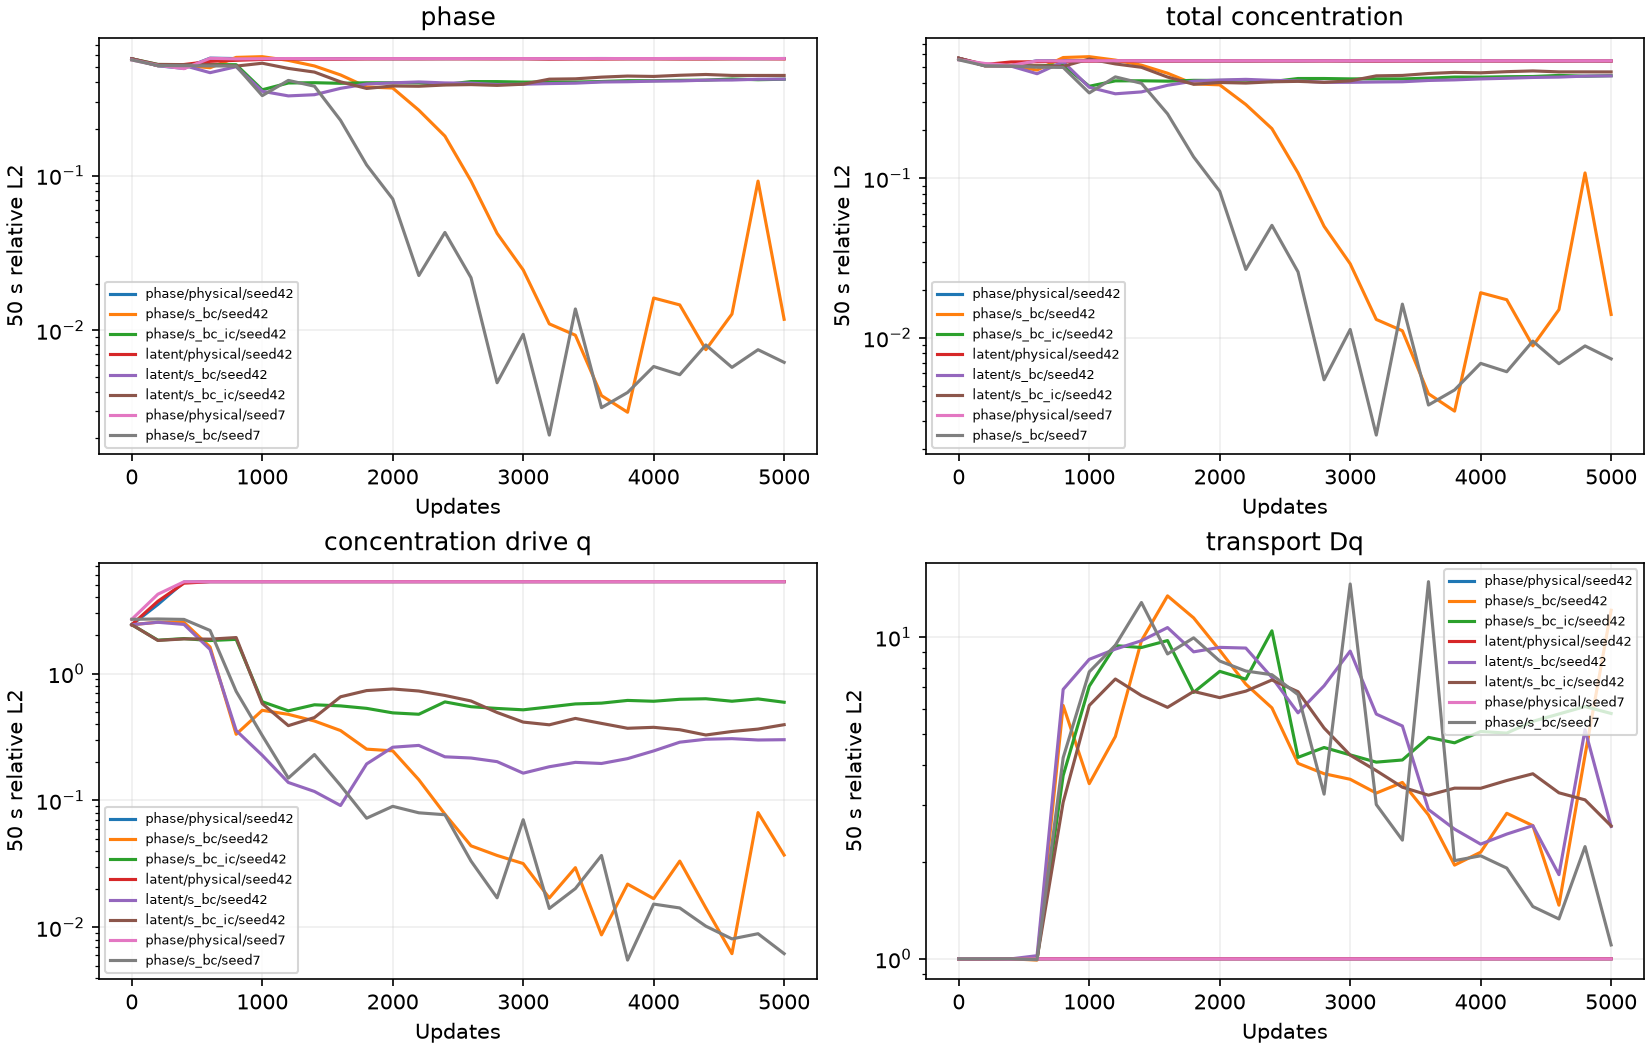

The script that drew this image:
"""Independent CPU replay of normalized-data controls and transport fidelity."""
import json
from pathlib import Path
import equinox as eqx
import jax
import jax.numpy as jnp
import matplotlib
matplotlib.use('Agg')
import matplotlib.pyplot as plt
from ml_collections import ConfigDict
import numpy as np
from scipy import sparse
from examples.corrosion2d.residual_experiment import boundary_values, build_model, load_reference, nondim, training_boundary_data
from examples.corrosion2d.residuals import compute_pde
from examples.corrosion2d.train import _bc_info

ROOT=Path('/root/autodl-tmp/tf-logs/corrosion2d')
RUNS={f'{form}/{mode}/seed42':ROOT/f'20261025-data-{mode}-icmatched_graph-bcmatched_graph-{form}-stagger0-seed42'
      for form in ('phase','latent') for mode in ('physical','s_bc','s_bc_ic')}
RUNS.update({f'phase/{mode}/seed7':ROOT/f'20261025-data-{mode}-icmatched_graph-bcmatched_graph-phase-stagger0-seed7'
             for mode in ('physical','s_bc')})

def h(p):return 3*p*p-2*p*p*p

def rms(a):return float(np.sqrt(np.mean(a*a)))

def rel(a,b):
    den=np.linalg.norm(b)
    if den==0:raise ValueError('Undefined relative norm')
    return float(np.linalg.norm(a-b)/den)

def flat(d,prefix=''):
    result={}
    for k,v in d.items():
        key=f'{prefix}.{k}' if prefix else k
        if isinstance(v,dict):result.update(flat(v,key))
        else:result[key]=v
    return result

def main():
    if jax.default_backend()!='cpu':raise ValueError('Set JAX_PLATFORMS=cpu')
    baseline=RUNS['phase/physical/seed42']
    basecfg=flat(json.loads((baseline/'config.json').read_text()))
    snapshots=json.loads((baseline/'source/files.json').read_text())
    sources={p:(baseline/'source'/p).read_bytes() for p in snapshots}
    initial_by_seed={seed:(RUNS[f'phase/physical/seed{seed}']/'model_initial.eqx').read_bytes() for seed in (42,7)}
    out={'scope':'Six seed42 controls plus paired seed7 validation; independent CPU raw/checkpoint/graph audit','runs':{}}
    histories={};predictions={}
    for label,run in RUNS.items():
        c=ConfigDict(json.loads((run/'config.json').read_text()))
        cfg=flat(c.to_dict())
        allowed={'log.run_name','experiment.formulation','experiment.data_loss_mode','train.seed'}
        differences=[k for k in basecfg.keys()|cfg.keys() if k not in allowed and (k not in basecfg or k not in cfg or basecfg[k]!=cfg[k])]
        if differences:raise ValueError(f'Unmatched configs {label}:{differences}')
        assert (run/'model_initial.eqx').read_bytes()==initial_by_seed[c.train.seed]
        for path,source in sources.items():assert (run/'source'/path).read_bytes()==source,(label,path)
        summary=json.loads((run/'summary.json').read_text())
        assert summary['updates']==5000 and summary['initial_training_nodes']==5151
        assert summary['xla_flags']=='--xla_gpu_deterministic_ops=true'
        assert summary['initial_sampling']=='matched_graph' and summary['boundary_sampling']=='matched_graph'
        assert summary['activation_counts']=={'ac_only':0,'ch_only':0,'joint':5000}
        ref=load_reference(c);nd=nondim(c);dc,cle=nd[-2:]
        n=ref['X'].size
        targetp,targetc=ref['phi'].reshape(21,n),ref['c'].reshape(21,n)
        targetq=targetc-dc*h(targetp)-cle;targetcl=targetq+cle
        with np.load(run/'prediction.npz') as saved:
            np.testing.assert_array_equal(saved['time'],ref['time'])
            p,conc=saved['phi'].astype(np.float64).reshape(21,n),saved['c'].astype(np.float64).reshape(21,n)
        fields={}
        for name,a,b in (('phi',p,targetp),('c',conc,targetc)):
            fields['terminal_rel_l2_'+name]=rel(a[-1],b[-1])
            fields['pooled_rel_l2_'+name]=rel(a,b)
            for key in ('terminal_rel_l2_'+name,'pooled_rel_l2_'+name):
                np.testing.assert_allclose(fields[key],summary['final_metrics'][key],rtol=1e-12)
        points=np.stack([ref['X'].ravel(),ref['Y'].ravel()],axis=-1)
        zero,one,_=boundary_values(c,points);free=~(zero|one)
        row,col,weight=(ref[k] for k in ('graph_row','graph_col','graph_weight'))
        diag=np.bincount(row,weights=weight,minlength=n)
        matrix=sparse.diags(diag)-sparse.csr_matrix((weight,(row,col)),shape=(n,n))
        x=jnp.asarray(points,dtype=jnp.float32);ts=jnp.asarray(ref['time'],dtype=jnp.float32)
        hold_pit,hold_solid=_bc_info(c.pits.entries,c.sample.N_bc_dir,c.sample.N_bc_solid)
        pit,solid=training_boundary_data(c,points,hold_pit,hold_solid)
        xb=jnp.concatenate([pit,solid,hold_pit,hold_solid])
        key=jax.random.split(jax.random.PRNGKey(c.train.seed))[0]
        net=eqx.tree_deserialise_leaves(run/'model_final.eqx',build_model(c,key))
        @eqx.filter_jit
        def evaluate(m):
            raw=jax.vmap(lambda t:jax.vmap(m.net,in_axes=(0,None))(x,t))(ts)
            br=jax.vmap(lambda t:jax.vmap(m.net,in_axes=(0,None))(xb,t))(ts)
            def at_time(times):
                return jax.vmap(lambda t:jax.vmap(m,in_axes=(0,None))(x,t))(times)
            _,deriv=jax.jvp(at_time,(jnp.ones(1),),(jnp.ones(1),))
            sub=(jnp.asarray(row),jnp.asarray(col),-jnp.asarray(weight),jnp.asarray(diag,dtype=jnp.float32))
            _,native_ch=compute_pde(m,x,jnp.ones(1),sub,nd,'phase',.5)
            return raw,m.constraint(raw),br,m.constraint(br),deriv[0,:,1],native_ch[:,0]
        raw,replay,br,bfields,ct,native_ch=(np.asarray(v) for v in evaluate(net))
        np.testing.assert_allclose(replay[...,0],p,atol=5e-6,rtol=0)
        np.testing.assert_allclose(replay[...,1],conc,atol=5e-6,rtol=0)
        cl=cle*.5*(1+np.tanh(raw[...,1].astype(np.float64)));q=cl-cle
        bcq=cle*.5*(1+np.tanh(br[...,1].astype(np.float64)))-cle
        dq=(matrix@q.T).T;targetdq=(matrix@targetq.T).T
        # Exact decomposition of the saved physical concentration errors.
        reconstructed=conc-dc*h(p)
        np.testing.assert_allclose(conc-targetc,dc*(h(p)-h(targetp))+reconstructed-targetcl,atol=1e-15,rtol=0)
        transport={
            'terminal_cL_rel_l2':rel(cl[-1],targetcl[-1]),'pooled_cL_rel_l2':rel(cl,targetcl),
            'terminal_q_rel_l2':rel(q[-1],targetq[-1]),'pooled_q_rel_l2':rel(q,targetq),
            'terminal_q_rel_l2_free':rel(q[-1,free],targetq[-1,free]),
            'terminal_Dq_rel_l2_free':rel(dq[-1,free],targetdq[-1,free]),
            'pooled_Dq_rel_l2_free':rel(dq[:,free],targetdq[:,free]),
            'initial_Dq_rel_l2_free':rel(dq[0,free],targetdq[0,free]),
            'initial_q_rmse_over_cle_free':rms((q[0]-targetq[0])[free])/cle,
            'reference_terminal_ct_rms_free':rms(-nd[0]*targetdq[-1,free]),
            'terminal_ct_rel_l2_free':rel(ct[free],-nd[0]*targetdq[-1,free]),
            'stable_full_CH_rms_free':rms((ct+nd[0]*dq[-1])[free]),
            'native_full_CH_rms_free':rms(native_ch[free]),
            'reference_terminal_mean_c_t_free':float(np.mean(-nd[0]*targetdq[-1,free])),
            'predicted_terminal_mean_c_t_free':float(np.mean(ct[free])),
            'stable_terminal_mean_CH_residual_free':float(np.mean((ct+nd[0]*dq[-1])[free])),
            'terminal_zero_cL_derivative_fraction':float(np.mean(np.asarray(jnp.tanh(jnp.asarray(raw[-1,:,1])))**2==1)),
            'terminal_cL_over_cle_range':[float(cl[-1].min()/cle),float(cl[-1].max()/cle)],
        }
        bcs={}
        start_hold=len(pit)+len(solid)
        for name,sl,target in (('pit',slice(0,len(pit)),0.),('solid',slice(len(pit),start_hold),1.),
                               ('held_out_pit',slice(start_hold,start_hold+len(hold_pit)),0.),
                               ('held_out_solid',slice(start_hold+len(hold_pit),None),1.)):
            bcs[name]={'physical_phi_max_error':float(np.max(abs(bfields[:,sl,0]-target))),
                       'physical_c_max_error':float(np.max(abs(bfields[:,sl,1]-target))),
                       'q_rmse_over_cle':rms((bcq[:,sl]-(target-1)*cle)/cle),
                       'q_max_error_over_cle':float(np.max(abs(bcq[:,sl]-(target-1)*cle))/cle)}
        arc=(targetp[0]>.05)&(targetp[0]<.95)&free
        ic={'phi_rmse_free':rms((p[0]-targetp[0])[free]),'c_rmse_free':rms((conc[0]-targetc[0])[free]),
            'q_rmse_over_cle_arc':rms((q[0]-targetq[0])[arc])/cle,
            'Dq_rel_l2_arc':rel(dq[0,arc],targetdq[0,arc])}
        history=[json.loads(line) for line in (run/'metrics.jsonl').read_text().splitlines()]
        late=[r for r in history if r['step']>=4000]
        log=[json.loads(line) for line in (run/'loss_history.jsonl').read_text().splitlines()]
        for r in log:
            assert all(r['active']) and all(v>0 and np.isfinite(v) for v in r['adaptive_weights'])
            np.testing.assert_array_equal(r['weights'],r['adaptive_weights'])
        result={'path':str(run),'configuration_initialization_sources_verified':True,'data_loss_mode':c.experiment.data_loss_mode,
                'physical_metrics':fields,'transport':transport,'boundary_sample_metrics':bcs,'initial_metrics':ic,
                'late_terminal_phi_median':float(np.median([v['terminal_rel_l2_phi'] for v in late])),
                'late_terminal_c_median':float(np.median([v['terminal_rel_l2_c'] for v in late])),
                'late_terminal_q_median':float(np.median([v['terminal_rel_l2_q'] for v in late])),
                'late_terminal_Dq_median':float(np.median([v['terminal_rel_l2_Dq_free'] for v in late])),
                'late_terminal_Dq_range':[float(min(v['terminal_rel_l2_Dq_free'] for v in late)),float(max(v['terminal_rel_l2_Dq_free'] for v in late))],
                'cpu_field_replay_max_abs_difference':float(np.max(abs(replay-np.stack([p,conc],axis=-1)))),
                'BC_scope':f'{len(pit)} pit/{len(solid)} solid training graph nodes and held-out random128/128 BC points; maximum/RMSE over21 times',
                'transport_scope':'CPU raw network cL in float64; graph action independent SciPy; native CH and c_t are FP32 AD'}
        out['runs'][label]=result;histories[label]=history;predictions[label]=p.reshape(ref['phi'].shape)
        print(label,fields,transport['terminal_q_rel_l2_free'],transport['terminal_Dq_rel_l2_free'],flush=True)
    path=Path(__file__);path.with_suffix('.json').write_text(json.dumps(out,indent=2)+'\n')
    fig,axes=plt.subplots(2,2,figsize=(11,7),constrained_layout=True)
    for ax,key,title in zip(axes.ravel(),('phi','c','q','Dq_free'),('phase','total concentration','concentration drive q','transport Dq')):
        for label,history in histories.items():
            ax.semilogy([r['step'] for r in history],[r['terminal_rel_l2_'+key] for r in history],label=label)
        ax.set(xlabel='Updates',ylabel='50 s relative L2',title=title);ax.grid(alpha=.2);ax.legend(fontsize=6)
    fig.savefig(path.with_suffix('.png'),dpi=150);plt.close(fig)
    fig,axes=plt.subplots(2,3,figsize=(13,6),constrained_layout=True)
    seed42_predictions={label:p for label,p in predictions.items() if label.endswith('/seed42')}
    assert len(seed42_predictions)==6
    for ax,(label,p) in zip(axes.ravel(),seed42_predictions.items()):
        image=ax.pcolormesh(ref['X'],ref['Y'],p[-1],vmin=0,vmax=1,shading='nearest')
        ax.contour(ref['X'],ref['Y'],ref['phi'][-1],levels=[.5],colors='white',linewidths=.8)
        ax.set(title=label,xlabel='x*',ylabel='y*',aspect='equal')
    fig.colorbar(image,ax=axes.ravel().tolist(),label='Phase at50 s; white=reference interface')
    fig.savefig(path.with_name(path.stem+'-fields.png'),dpi=150);plt.close(fig)
    fig,axes=plt.subplots(1,2,figsize=(10,4),constrained_layout=True)
    seed7_predictions={label:p for label,p in predictions.items() if label.endswith('/seed7')}
    assert len(seed7_predictions)==2
    for ax,(label,p) in zip(axes,seed7_predictions.items()):
        image=ax.pcolormesh(ref['X'],ref['Y'],p[-1],vmin=0,vmax=1,shading='nearest')
        ax.contour(ref['X'],ref['Y'],ref['phi'][-1],levels=[.5],colors='white',linewidths=.8)
        ax.set(title=label,xlabel='x*',ylabel='y*',aspect='equal')
    fig.colorbar(image,ax=axes.tolist(),label='Phase at50 s; white=reference interface')
    fig.savefig(path.with_name(path.stem+'-validation-fields.png'),dpi=150);plt.close(fig)

if __name__=='__main__':main()
